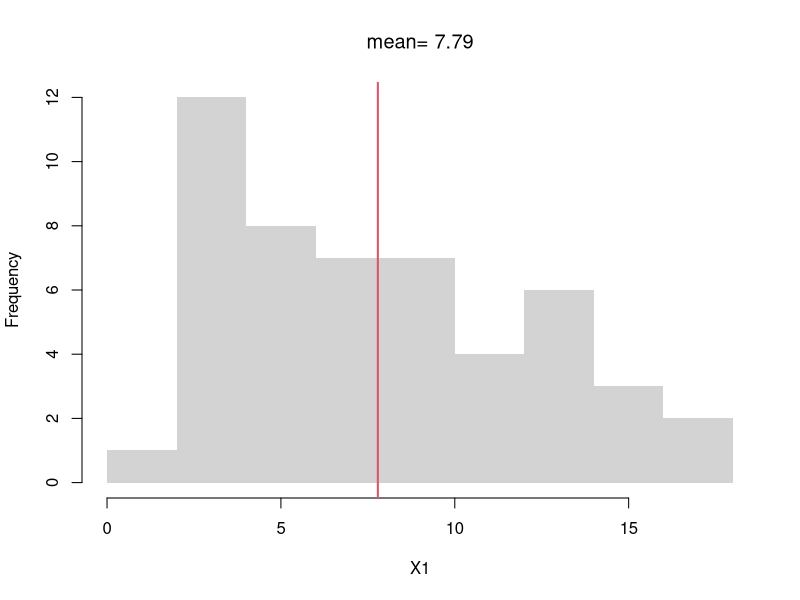
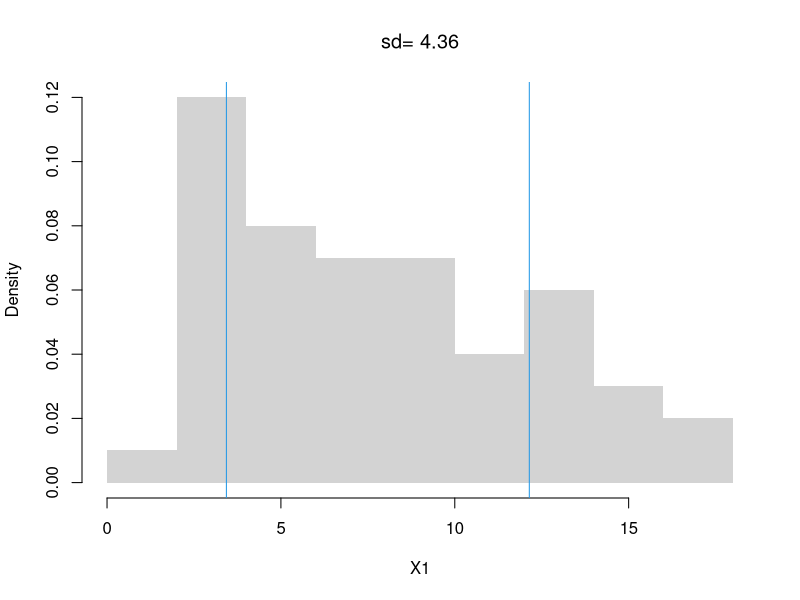
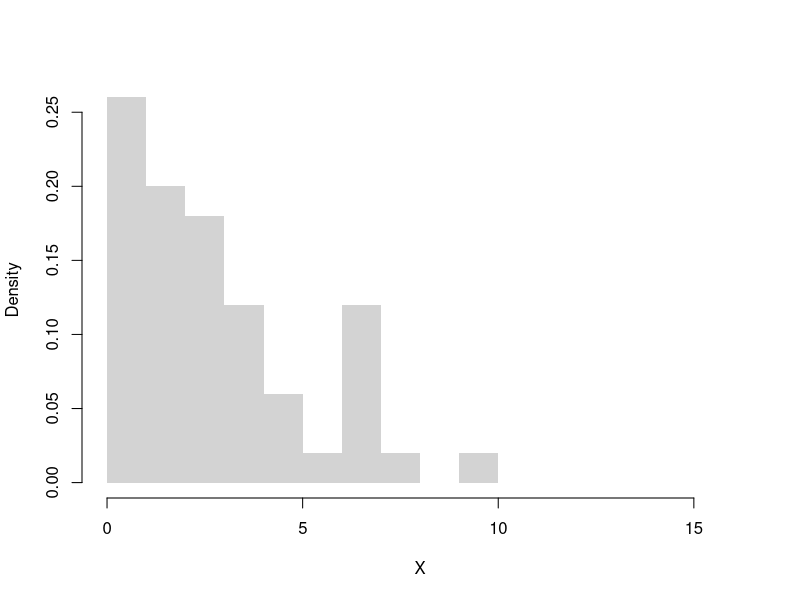
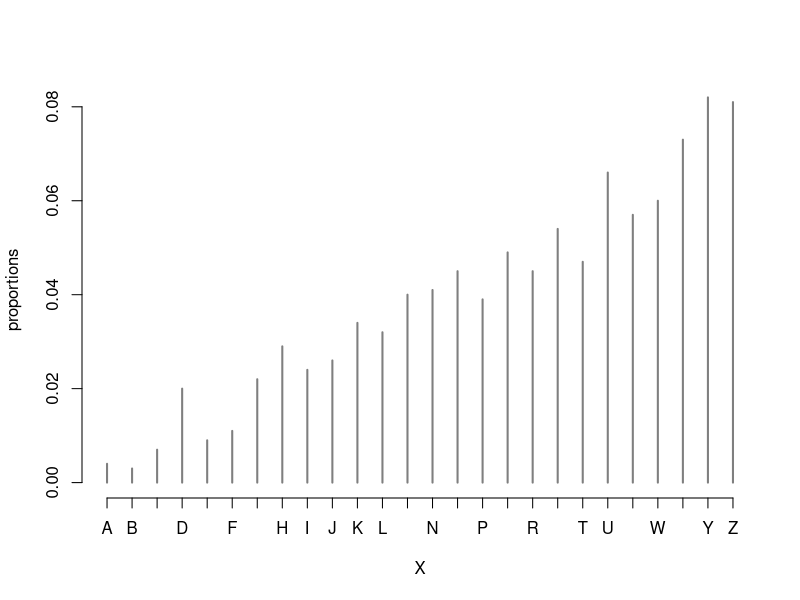
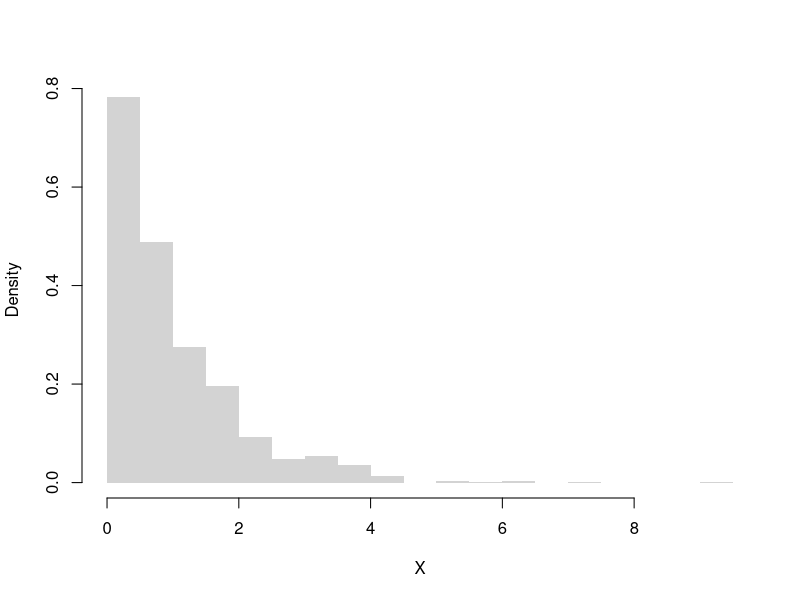
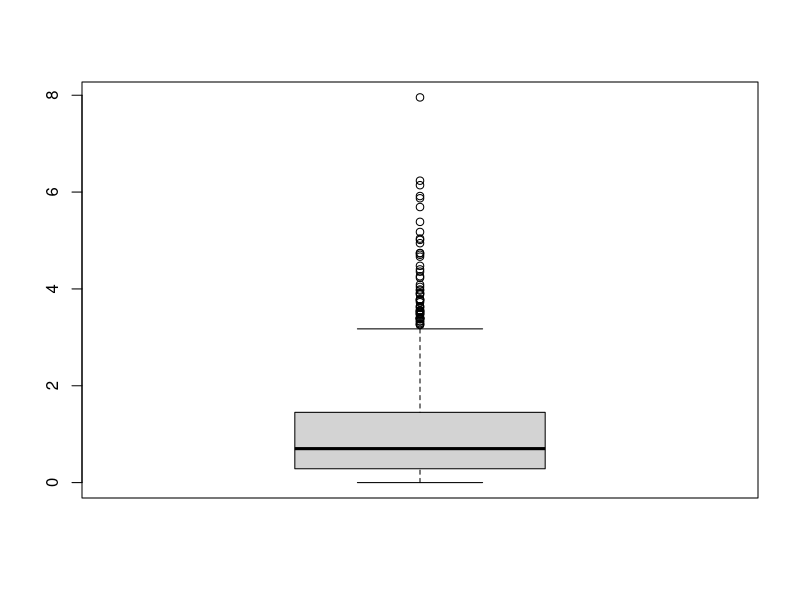
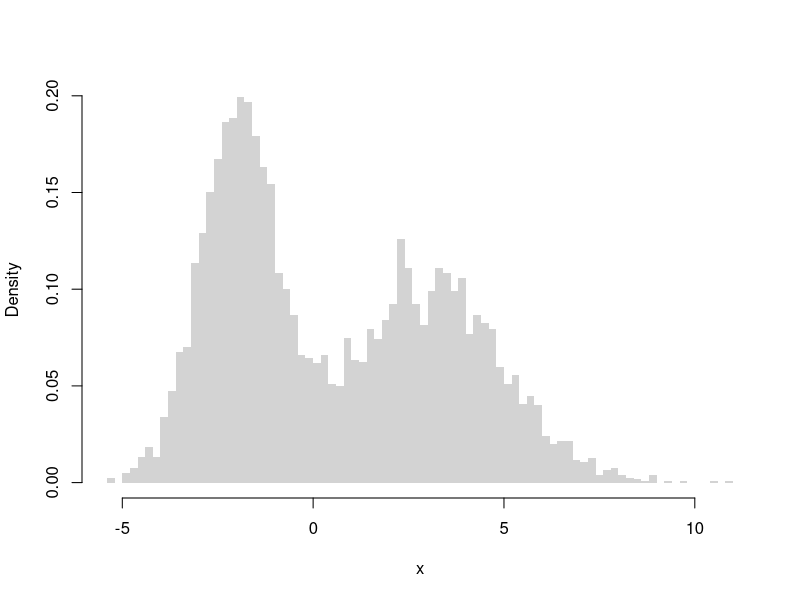
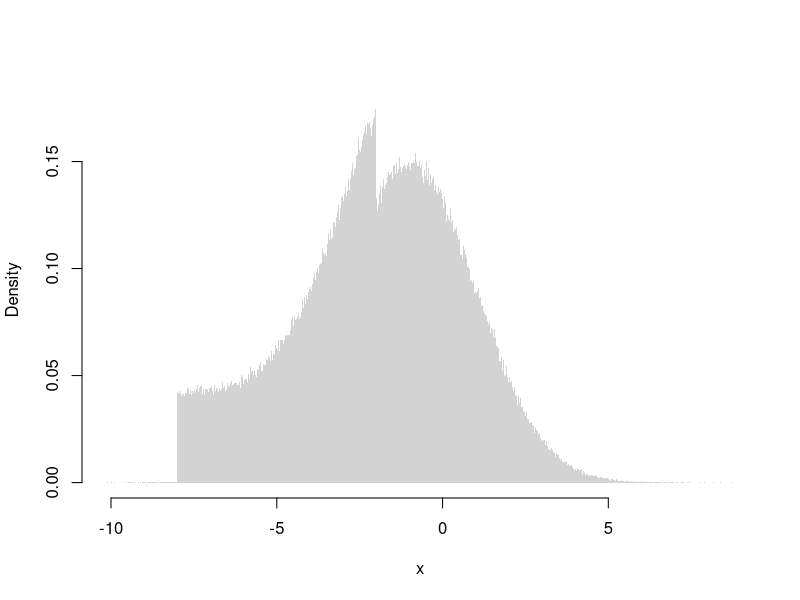

These figures' R source, in order:
## ---- chunk 1
# A random sample (real data)
X <- USArrests[,'Murder']
summary(X)

# A random sample (computer simulation)
X <-  runif(1000)
summary(X)

# Another random sample (computer simulation)
X <- rnorm(1000) 
summary(X)
## ---- chunk 2
X <- c(1,4,10)
sum(X)/length(X)
mean(X)
## ---- chunk 3
# compute the mean of a random sample
X1 <- USArrests[,'Murder']
X1_bar <- mean(X1)
X1_bar

# visualize on a histogram
hist(X1, border=NA, main=NA)
abline(v=X1_bar, col=2, lwd=2)
title(paste0('mean= ', round(X1_bar,2)), font.main=1)
## ---- chunk 4
X <- c(1,4,10)
X_bar <- mean(X)
X_var <- mean( (X - X_bar)^2 )
sqrt(X_var)
## ---- chunk 5
X1_s <- sd(X1) # sqrt(var(X))
hist(X1, border=NA, main=NA, freq=F)
X1_s_lh <- c(X1_bar - X1_s,  X1_bar + X1_s)
abline(v=X1_s_lh, col=4)
text(X1_s_lh, -.02,
    c( expression(bar(X)-s[X]), expression(bar(X)+s[X])),
    col=4, adj=0)
title(paste0('sd= ', round(X1_s,2)), font.main=1)
## ---- chunk 6
X <- c(1,4,10)

X_bar <- mean(X)
X_var <- mean( (X - X_bar)^2 )
X_var

# Corrected Version
n <- length(X)  
X_var2 <- sum( (X - X_bar)^2 )/(n-1)
X_var2

var(X) # R-Version
## ---- chunk 7
X <- rexp(50, 0.4)
X
hist(X, freq=F, breaks=seq(0,16),
    border=NA, main='')

# For discrete numbers
# X <- rgeom(50, .4)
#proportions <- table(X)/length(X)
#plot(proportions, ylab='proportion')
## ---- chunk 8

X_extreme <- c(X, 1000) # add one extreme value
#par(mfrow=c(1,2)) # visualize side-by-side
#hist(X)
#hist(X_extreme)


# Which measures of central tendency are robust
# to a single extreme value?
mean(X)
mean( X_extreme )

quantile(X, prob=0.5)
quantile(X_extreme, prob=0.5)
## ---- chunk 9
weighted.quantile <- function(x, w, probs){
    #See spatstat.univar::weighted.quantile
    oo <- order(x)
    x <- x[oo]
    w <- w[oo]
    Fx <- cumsum(w)/sum(w)
    quantile_id <- max(which(Fx <= probs))+1
    xq <- x[quantile_id] 
    return(xq)
    
}

## Unweighted
quantile(X, probs=.5)
weights <- rep(1, length(X))
weighted.quantile(x=X, w=weights, probs=.5)

## Weighted
weights <- seq(X)
weights <- weights/sum(weights) # normalize
weighted.quantile(x=X, w=weights, probs=.5)
## ---- chunk 10
X <- c(1,4,10)
# An alternative to sd(X), used in the boxplot
quants <- quantile(X, probs=c(.25,.75))
quants[2]-quants[1]
IQR(X)

#Another alternative to sd(X)
mad(X, constant=1)
# Intuitively:
# = median( abs(1-4), abs(4-4), abs(10-4) ) 
# = median( 3,0,6 ) = 3

# Computationally equivalent
# x_med <- quantile(X, probs=.5)
# x_absdev <- abs(X -x_med)
# quantile(x_absdev, probs=.5)
## ---- chunk 11
X <- rgeom(50, .4)
X_extreme <- c(X, 1000) # add one extreme value

sd(X)
sd(X_extreme)

mad(X, constant=1)
mad(X_extreme, constant=1)

IQR(X)
IQR(X_extreme)
## ---- chunk 12
# Draw 3 Random Letters
x <- LETTERS
x_probs <- 1:length(x)
x_probs <- x_probs/sum(x_probs) # probs must sum to 1
X <- sample(x, 1, prob=x_probs, replace=T)
X

# Draw Random Letters 100 Times
X <- sample(x, 1000, prob=x_probs, replace=T)
X <- factor(unlist(X), levels=LETTERS, ordered=F)

proportions <- table(X)/length(X)
plot(proportions, col=grey(0,0.5))

# mode(s)
mode_id <- which(proportions==max(proportions))
names(proportions)[ mode_id ]

# freq. spreads
sd(proportions)
sum(proportions^2)
# freq. concentration at mode
max(proportions)/mean(proportions)
## ---- chunk 13
X <- rweibull(1000, shape=1)
hist(X, border=NA, main=NA, freq=F, breaks=20)

skewness <-  function(X){
 X_bar <- mean(X)
 m3 <- mean((X - X_bar)^3)
 s3 <- sd(X)^3
 skew <- m3/s3
 return(skew)
}

skewness( rweibull(1000, shape=1))
skewness( rweibull(1000, shape=10) )
## ---- chunk 14
X <- rweibull(1000, shape=1)
boxplot(X, main=NA)

kurtosis <- function(X){  
 X_bar <- mean(X)
 m4 <- mean((X - X_bar)^4) 
 s4 <- sd(X)^4
 kurt <- m4/s4
 excess_kurt <- kurt - 3 # compare against normal
 return(kurt)
}

kurtosis( rweibull(1000, shape=1) )
kurtosis( rweibull(1000, shape=10) )
## ---- chunk 15
# Complicated Random Variable
r_ugly0 <- function(n, populationMean=c(-2, 3), populationVar=c(1, 4), prob=c(.5,.5)){
  # Which distribution is each observation coming from
  di <- sample(1:2, size=n, replace=TRUE, prob=prob)
  rnorm(n, mean=populationMean[di], sd=sqrt(populationVar)[di])
}

X <- r_ugly0(6000)
hist(X, breaks=60,
    freq=F, border=NA,
    xlab="x", main='')

#hist( rbeta(1000, .6, .6), border=NA, main=NA, freq=F, breaks=20)
## ---- chunk 16
# Another Complicated Random Variable
r_ugly1 <- function(n, theta1=c(-8,-1), theta2=c(-2,2), rho=.25){
    omega   <- rbinom(n, size=1, rho)
    epsilon <- omega * runif(n, theta1[1], theta2[1]) +
        (1-omega) * rnorm(n, theta1[2], theta2[2])
    return(epsilon)
}
# Very Large Sample
X <- r_ugly1(1000000)
hist(X, breaks=1000,  freq=F, border=NA,
    xlab="x", main='')
## ---- chunk 17
# A simulation of many coin flips
x <- c(0,1)
x_probs <- c(1/4, 3/4)
X <- sample(x, 1000, prob=x_probs, replace=T)

round( mean(X), 4)

round( var(X), 4)
## ---- chunk 18
# Manual Way
1*1/6 + 2*1/6 + 3*1/6 + 4*1/6 + 5*1/6 + 6*1/6

# Another Manual Way (only works with equal probabilities)
(1+2+3+4+5+6)/6

# Computerized Way
x <- c(1,2,3,4,5,6)
x_probs <- c(1/6, 1/6, 1/6, 1/6, 1/6, 1/6)
X_bar <- sum(x*x_probs)
X_bar

# Verified by simulation
Xsim <- sample(x, prob=x_probs,
          size=10000, replace=T)
mean(Xsim)
## ---- chunk 19
# Manual Way
Xvar <- (1-X_bar)^2*1/6 +
  (2 - X_bar)^2*1/6 +
  (3 - X_bar)^2*1/6 +
  (4 - X_bar)^2*1/6 +
  (5 - X_bar)^2*1/6 + 
  (6 - X_bar)^2*1/6
Xvar
Xsd <- sqrt(Xvar)
Xsd

# Verified by simulation
sd(Xsim)
## ---- chunk 20
# Compute probability weights for unique values
P  <- table(X) #table of counts
p <- c(P)/length(X) #frequencies (must sum to 1)
x <- as.numeric(names(p)) #unique values
cbind(x,p)

# Compute Mean
X_mean <- sum(x*p)
X_mean
## ---- chunk 21
x <- c(0,1,2)
x_probs <- c(1/3,1/3,1/3)
X  <-  sample(x, prob=x_probs, 1000, replace=T)

# First Way (Computerized)
mean(X)

# Second Way (Explicit Calculations)
# start with a table of counts like the previous example
## ---- chunk 22
Homework1 <- c(score=88, weight=0.25)
Homework2 <- c(score=92, weight=0.25)
Exam1 <- c(score=67, weight=0.2)
Exam2 <- c(score=90, weight=0.3)

Grades <- rbind(Homework1, Homework2, Exam1, Exam2)
Grades
## ---- chunk 23
# Manual Way
88*0.25 + 92*0.25 + 67*0.2 + 90*0.3

# Computerized Way
Values <- Grades[,'score'] * Grades[,'weight']
FinalGrade <- sum(Values)
FinalGrade
## ---- chunk 24
# Exponential Random Variable
X <- rexp(5000, 2)
m <- mean(X)
round(m, 2)

# Normal Random Variable
X <- rnorm(5000, 1, 2)
round(mean(X), 2)
round(var(X), 2)
## ---- chunk 25
X <- USArrests[,'Murder']
round( mean(X), 4)
round( var(X), 4)
## ---- chunk 26
# values and probabilities
h  <- hist(X, plot=F)
wt <- h[['counts']]/length(X) 
xt <- h[['mids']]
# Weighted mean
X_mean <- sum(wt*xt)
X_mean

# Compare to "mean(x)"
## ---- chunk 27
X <- runif(2000, -1, 1)
